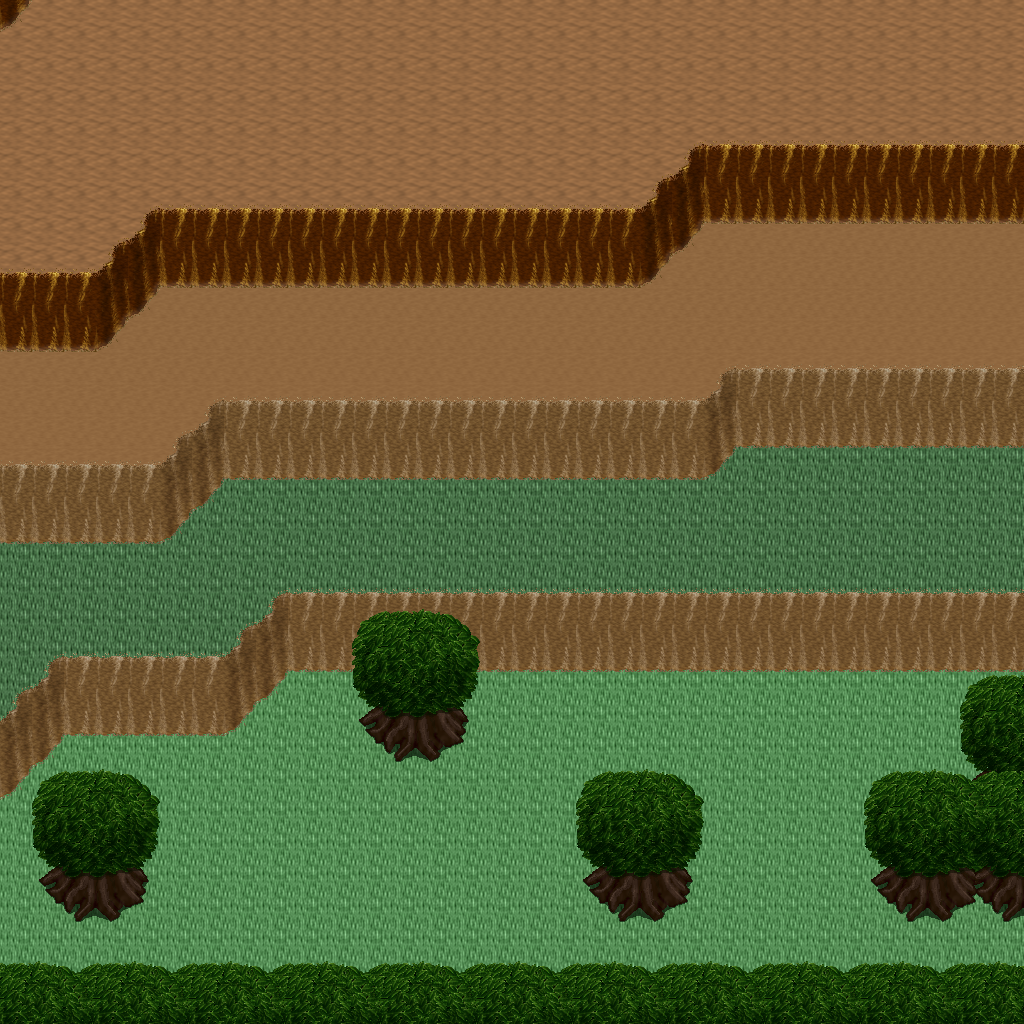

A 2D game scene composited from a Tiled map and its tileset images. What follows is a short description and the map's XML, with each tile layer's data collapsed to a summary:
An orthogonal 32x32 tile map with 32x32 px tiles, 5 tile layers (Ground, Objects, Objects2, Above, ...), 1 hidden layer not drawn, 8 tilesets.

<map version="1.10" tiledversion="1.11.0" orientation="orthogonal" renderorder="right-down" width="32" height="32" tilewidth="32" tileheight="32" infinite="0" nextlayerid="11" nextobjectid="1">
 <tileset firstgid="1" name="logic_collision" tilewidth="32" tileheight="32" tilecount="1" columns="1">
  <image source="../drawable/logic_collision.png" width="32" height="32" />
 </tileset>
 <tileset firstgid="2" name="ground_ground" tilewidth="32" tileheight="32" tilecount="33" columns="3">
  <image source="../drawable/ground_ground.png" width="96" height="352" />
 </tileset>
 <tileset firstgid="35" name="ground_ridge_earth_pale" tilewidth="32" tileheight="32" tilecount="96" columns="12">
  <image source="../drawable/ground_ridge_earth_pale.png" width="384" height="256" />
 </tileset>
 <tileset firstgid="131" name="ground_ridge_earth_dark" tilewidth="32" tileheight="32" tilecount="96" columns="12">
  <image source="../drawable/ground_ridge_earth_dark.png" width="384" height="256" />
 </tileset>
 <tileset firstgid="227" name="terrain_desert" tilewidth="32" tileheight="32" tilecount="88" columns="8">
  <image source="../drawable/terrain_desert.png" width="256" height="352" />
 </tileset>
 <tileset firstgid="315" name="plant_tree_tree_darkgreen" tilewidth="32" tileheight="32" tilecount="88" columns="8">
  <image source="../drawable/plant_tree_tree_darkgreen.png" width="256" height="352" />
 </tileset>
 <tileset firstgid="403" name="ground_sand_2" tilewidth="32" tileheight="32" tilecount="15" columns="5">
  <image source="../drawable/ground_sand_2.png" width="160" height="96" />
 </tileset>
 <tileset firstgid="418" name="plant_cactus_2" tilewidth="32" tileheight="32" tilecount="10" columns="5">
  <image source="../drawable/plant_cactus_2.png" width="160" height="64" />
 </tileset>
 <layer id="1" name="Ground" width="32" height="32">
  <data>[1024 cells, 1024 non-empty, 4 distinct tile ids]</data>
 </layer>
 <layer id="2" name="Objects" width="32" height="32">
  <data>[1024 cells, 338 non-empty, 28 distinct tile ids]</data>
 </layer>
 <layer id="3" name="Objects2" width="32" height="32">
  <data>[1024 cells, 0 non-empty, 0 distinct tile ids]</data>
 </layer>
 <layer id="4" name="Above" width="32" height="32">
  <data>[1024 cells, 121 non-empty, 19 distinct tile ids]</data>
 </layer>
 <layer id="5" name="Above2" width="32" height="32">
  <data>[1024 cells, 0 non-empty, 0 distinct tile ids]</data>
 </layer>
 <layer id="6" name="Walkable" width="32" height="32" visible="0">
  <data>[1024 cells, 556 non-empty, 1 distinct tile ids]</data>
 </layer>
 <objectgroup id="7" name="Mapevents" />
 <objectgroup id="8" name="Spawn" />
 <objectgroup id="9" name="Keys" />
 <objectgroup id="10" name="Replace" />
</map>
